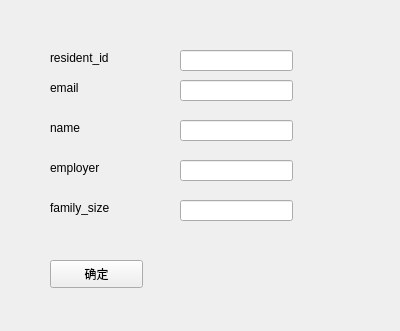
<?xml version="1.0" encoding="UTF-8"?>
<ui version="4.0">
 <class>update_resident</class>
 <widget class="QWidget" name="update_resident">
  <property name="geometry">
   <rect>
    <x>0</x>
    <y>0</y>
    <width>400</width>
    <height>331</height>
   </rect>
  </property>
  <property name="windowTitle">
   <string>update_resident</string>
  </property>
  <widget class="QLabel" name="label_3">
   <property name="geometry">
    <rect>
     <x>50</x>
     <y>160</y>
     <width>72</width>
     <height>15</height>
    </rect>
   </property>
   <property name="text">
    <string>employer</string>
   </property>
  </widget>
  <widget class="QLabel" name="label_2">
   <property name="geometry">
    <rect>
     <x>50</x>
     <y>120</y>
     <width>72</width>
     <height>15</height>
    </rect>
   </property>
   <property name="text">
    <string>name</string>
   </property>
  </widget>
  <widget class="QLabel" name="label">
   <property name="geometry">
    <rect>
     <x>50</x>
     <y>80</y>
     <width>72</width>
     <height>15</height>
    </rect>
   </property>
   <property name="text">
    <string>email</string>
   </property>
  </widget>
  <widget class="QLineEdit" name="family_size_edit">
   <property name="geometry">
    <rect>
     <x>180</x>
     <y>200</y>
     <width>113</width>
     <height>21</height>
    </rect>
   </property>
  </widget>
  <widget class="QLineEdit" name="name_edit">
   <property name="geometry">
    <rect>
     <x>180</x>
     <y>120</y>
     <width>113</width>
     <height>21</height>
    </rect>
   </property>
  </widget>
  <widget class="QLineEdit" name="employer_edit">
   <property name="geometry">
    <rect>
     <x>180</x>
     <y>160</y>
     <width>113</width>
     <height>21</height>
    </rect>
   </property>
  </widget>
  <widget class="QLabel" name="label_4">
   <property name="geometry">
    <rect>
     <x>50</x>
     <y>200</y>
     <width>91</width>
     <height>16</height>
    </rect>
   </property>
   <property name="text">
    <string>family_size</string>
   </property>
  </widget>
  <widget class="QLineEdit" name="email_edit">
   <property name="geometry">
    <rect>
     <x>180</x>
     <y>80</y>
     <width>113</width>
     <height>21</height>
    </rect>
   </property>
  </widget>
  <widget class="QPushButton" name="pushButton">
   <property name="geometry">
    <rect>
     <x>50</x>
     <y>260</y>
     <width>93</width>
     <height>28</height>
    </rect>
   </property>
   <property name="text">
    <string>确定</string>
   </property>
  </widget>
  <widget class="QLabel" name="label_5">
   <property name="geometry">
    <rect>
     <x>50</x>
     <y>50</y>
     <width>101</width>
     <height>16</height>
    </rect>
   </property>
   <property name="text">
    <string>resident_id</string>
   </property>
  </widget>
  <widget class="QLineEdit" name="id_edit">
   <property name="geometry">
    <rect>
     <x>180</x>
     <y>50</y>
     <width>113</width>
     <height>21</height>
    </rect>
   </property>
  </widget>
 </widget>
 <resources/>
 <connections/>
</ui>
